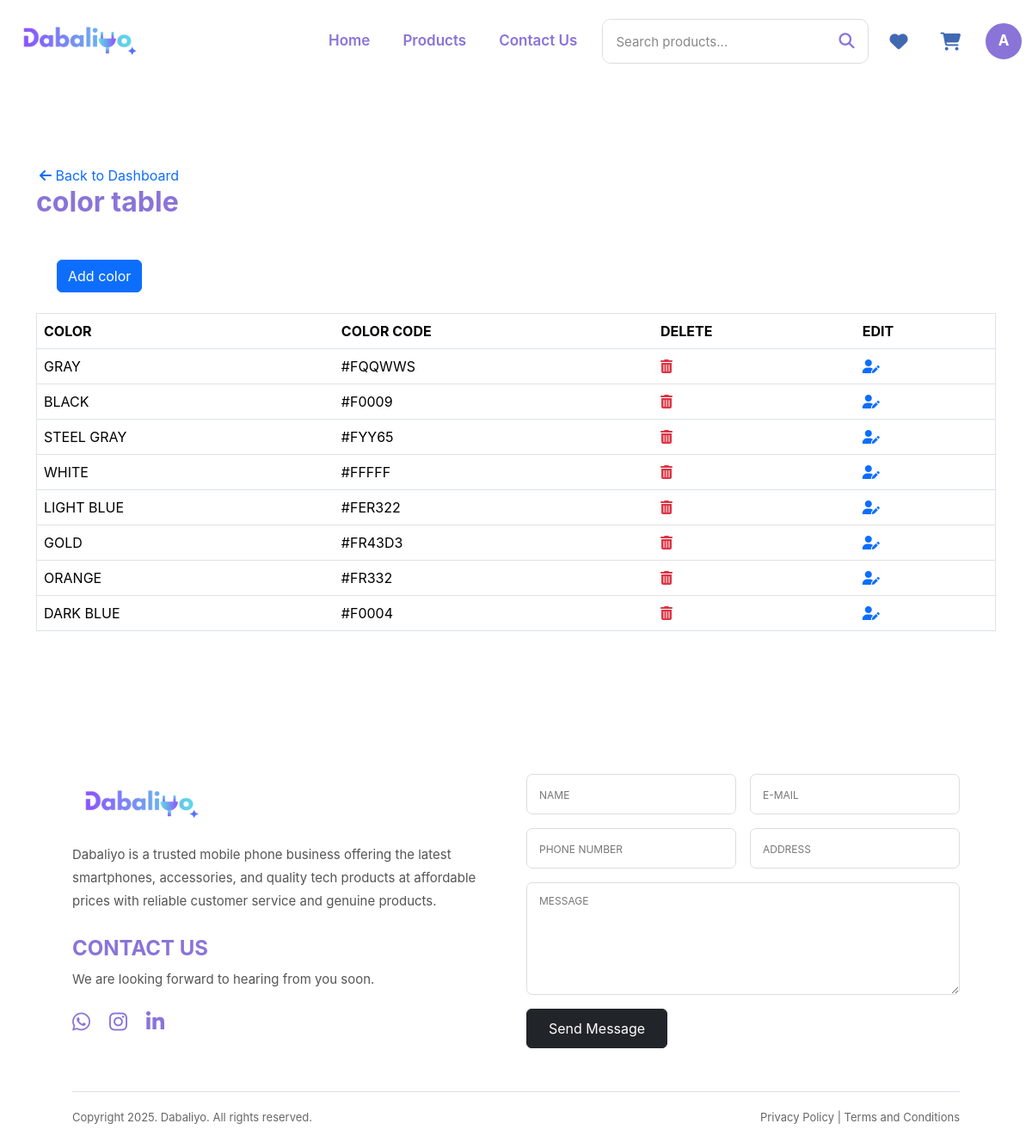
/products/color_page/ (signed in), run on the app's committed database.
### products/models.py (models this page shows, shortened)
class Color(models.Model):
    color=models.CharField(max_length=200)
    color_code=models.CharField(max_length=50)

### products/views.py (the view)
# urls.py: path("color_page/",views.color_page,name='color_page'),
@staff_required
def color_page(request):
    colors = Color.objects.all()
    return render(request, "main/color_page.html", {
        "colors": colors
    })

### products/views.py (called while the page is built)
def staff_required(view_func):
    return user_passes_test(
        lambda user: user.is_authenticated and user.is_staff,
        login_url="admin_panel"
    )(view_func)

### templates/main/color_page.html (shortened to what this page needs)
{% extends "user/index.html" %}
{% load static %}
{% block style %}
<link rel="stylesheet" href="{% static 'css/index.css' %}">
<link rel="stylesheet" href="{% static 'css/color_page.css' %}">
{% endblock %}
{% block content %}
<div class="container py-5 my-5">
    <a href="{% url 'dashboard' %}" class="text-decoration-none m-1">
        <i class="fa-solid fa-arrow-left"></i>
        Back to Dashboard
    </a>
    <h2 class="fw-bold dashboard-title mb-4">color table </h2>
    <a href="{% url 'color_add' %}" class="btn btn-primary m-4">
        Add color
    </a>
    <div class="table-responsive dashboard-card">
        <table class="table border align-middle mb-0">
            <thead>
                <tr>
                    <th>COLOR</th>
                    <th>COLOR CODE</th>
                    <th>DELETE</th>
                    <th>EDIT</th>
                </tr>
            </thead>
            <tbody>
                    {% for color in colors %}
                <tr>
                    <td>{{ color.color }}</td>
                    <td>{{ color.color_code }}</td>
                    <td>
                        <a href="{% url 'color_delete' color.id %}">
                            <i class="fa-solid fa-trash-can text-danger"></i>
                        </a>
                    </td>
                    <td>
                        <a href="{% url 'color_edit' color.id %}">
                            <i class="fa-solid fa-user-pen text-primary"></i>
                        </a>
                    </td>
                </tr>
                    {% endfor %}
            </tbody>
        </table>
    </div>
</div>
{% endblock %}

### templates/user/index.html (shortened to what this page needs)
{% load static %}
<!DOCTYPE html>
<html lang="en">
<head>
    <link href="https://cdn.jsdelivr.net/npm/bootstrap@5.3.8/dist/css/bootstrap.min.css" rel="stylesheet">
    <link rel="stylesheet" href="https://cdnjs.cloudflare.com/ajax/libs/font-awesome/6.7.2/css/all.min.css">
    <link rel="stylesheet" href="{% static 'css/index.css' %}">
    {% block style %}
    {% endblock %}
</head>
<body>
    <div class="custom-nav">
        <nav class="navbar navbar-expand-lg bg-white">
            <div class="container">
                <a href="{% url 'home' %}" class="navbar-brand logo">
                    <img src="{% static 'images/logo.png' %}" alt="Dabaliyo">
                </a>
                <div class="collapse navbar-collapse" id="navbarNav">
                    <ul class="navbar-nav ms-auto align-items-lg-center">
                        <li class="nav-item">
                            <a class="nav-link" href="{% url 'home' %}">
                                Home
                            </a>
                        </li>
                        <li class="nav-item">
                            <a class="nav-link" href="{% url 'productpage' %}">
                                Products
                            </a>
                        </li>
                        <li class="nav-item">
                            <a class="nav-link" href="{% url 'contact' %}">
                                Contact Us
                            </a>
                        </li>
                        <li class="nav-item search-item">
                            <div class="search-wrapper">
                                <form method="GET" action="{% url 'productpage' %}" class="navbar-search">
                                    <input type="text" name="search" placeholder="Search products..."
                                        value="{{ request.GET.search|default:'' }}">
                                    <button type="submit">
                                        <i class="fa-solid fa-magnifying-glass"></i>
                                    </button>
                                </form>
                            </div>
                        </li>
                        <li class="nav-item icon-item">
                            <a class="nav-link icon-link" href="{% url 'wishlist' %}" aria-label="Wishlist">
                                <i class="fa-solid fa-heart"></i>
                            </a>
                        </li>
                        <li class="nav-item icon-item">
                            <a class="nav-link icon-link" href="{% url 'cart' %}" aria-label="Cart">
                                <i class="fa-solid fa-cart-shopping"></i>
                            </a>
                        </li>
                        <li class="nav-item profile-dropdown">
                            {% if user.is_authenticated %}
                            <a href="{% url 'edit_profile' %}" class="profile-button" aria-label="Profile">
                                {% if user.profile.profile_image %}
                                <img src="{{ user.profile.profile_image.url }}" alt="Profile"
                                    class="navbar-profile-image">
                                {% else %}
                                <span class="navbar-profile-letter">
                                    {{ user.username|first|upper }}
                                </span>
                                {% endif %}
                            </a>
                            {% endif %}
                        </li>
                    </ul>
                </div>
            </div>
        </nav>
    </div>
    {% block content %}
    {% endblock %}
    <footer class="footer">
        <div class="container-fluid footer-container">
            <div class="row gy-5">
                <div class="col-12 col-lg-6">
                    <div class="footer-logo">
                        <img src="{% static 'images/logo.png' %}" alt="Dabaliyo">
                    </div>
                    <p class="footer-description">
                        Dabaliyo is a trusted mobile phone business offering
                        the latest smartphones, accessories, and quality tech
                        products at affordable prices with reliable customer
                        service and genuine products.
                    </p>
                    <h3 class="footer-title">
                        CONTACT US
                    </h3>
                    <p class="footer-subtitle">
                        We are looking forward to hearing from you soon.
                    </p>
                    <div class="social-icons">
                        <a href="#" aria-label="WhatsApp">
                            <i class="fa-brands fa-whatsapp"></i>
                        </a>
                        <a href="#" aria-label="Instagram">
                            <i class="fa-brands fa-instagram"></i>
                        </a>
                        <a href="#" aria-label="LinkedIn">
                            <i class="fa-brands fa-linkedin-in"></i>
                        </a>
                    </div>
                </div>
                <div class="col-12 col-lg-6">
                    <form class="contact-form">
                        <div class="row g-3">
                            <div class="col-12 col-sm-6">
                                <input type="text" placeholder="NAME" class="form-control">
                            </div>
                            <div class="col-12 col-sm-6">
                                <input type="email" placeholder="E-MAIL" class="form-control">
                            </div>
                            <div class="col-12 col-sm-6">
                                <input type="tel" placeholder="PHONE NUMBER" class="form-control">
                            </div>
                            <div class="col-12 col-sm-6">
                                <input type="text" placeholder="ADDRESS" class="form-control">
                            </div>
                            <div class="col-12">
                                <textarea placeholder="MESSAGE" rows="5" class="form-control"></textarea>
                            </div>
                            <div class="col-12">
                                <button type="submit" class="btn btn-dark send-btn">
                                    Send Message
                                </button>
                            </div>
                        </div>
                    </form>
                </div>
            </div>
            <hr class="footer-line">
            <div class="copyright">
                <p>
                    Copyright 2025. Dabaliyo. All rights reserved.
                </p>
                <p>
                    Privacy Policy |
                    Terms and Conditions
                </p>
            </div>
        </div>
    </footer>
</body>
</html>

### static/css/index.css (style rules this page uses)
* { margin: 0; padding: 0; box-sizing: border-box; }
html { scroll-behavior: smooth; }
body { background: #f4f4f4; font-family: 'Inter', sans-serif; overflow-x: hidden; }
.custom-nav { width: 100%; position: relative; z-index: 1000; }
.custom-nav .navbar { width: 100%; min-height: 90px; padding: 8px 0; background: #ffffff; }
.custom-nav .container { max-width: 1400px; }
.logo { display: flex; align-items: center; text-decoration: none; }
.logo img { width: 160px; height: 70px; object-fit: contain; }
.custom-nav .navbar-nav { gap: 10px; }
.custom-nav .nav-link { color: #8a74d8 !important; font-size: 17px; font-weight: 600; padding: 12px 14px !important; white-space: nowrap; transition: 0.3s ease; }
.search-item { display: flex; align-items: center; margin-left: 5px; }
.search-wrapper { position: relative; }
.navbar-search { width: 310px; height: 52px; display: flex; align-items: center; border: 1px solid #dddddd; border-radius: 10px; background: #ffffff; overflow: hidden; }
.navbar-search input { flex: 1; width: 100%; height: 100%; border: none; outline: none; padding: 0 15px; font-size: 15px; color: #333; }
.navbar-search input::placeholder { color: #888; }
.navbar-search button { width: 50px; height: 100%; border: none; background: transparent; color: #8a74d8; font-size: 18px; cursor: pointer; display: flex; align-items: center; justify-content: center; transition: 0.3s ease; }
.icon-item { display: flex; align-items: center; }
.icon-link { display: flex !important; align-items: center; justify-content: center; }
.icon-link i { color: rgb(64, 105, 177); font-size: 21px; transition: 0.3s ease; }
.profile-dropdown { position: relative; display: flex; align-items: center; margin-left: 5px; }
.profile-button { width: 42px; height: 42px; padding: 0; border: none; background: transparent; cursor: pointer; display: flex; align-items: center; justify-content: center; text-decoration: none; flex-shrink: 0; }
.navbar-profile-letter { width: 42px; height: 42px; display: flex; align-items: center; justify-content: center; border-radius: 50%; background: #8a74d8; color: #ffffff; font-size: 17px; font-weight: 700; text-transform: uppercase; border: 2px solid #8a74d8; transition: 0.3s ease; }
.footer { width: 100%; background: #ffffff; color: #8a74d8; }
.footer-container { padding: 70px 7% 25px; }
.footer-logo img { width: 160px; height: 70px; object-fit: contain; }
.footer-description { max-width: 650px; margin-top: 10px; color: #555; font-size: 15px; line-height: 1.8; }
.footer-title { margin-top: 28px; margin-bottom: 10px; color: #8a74d8; font-size: 24px; font-weight: 700; }
.footer-subtitle { color: #555; font-size: 15px; margin-bottom: 20px; }
.social-icons { display: flex; align-items: center; gap: 22px; }
.social-icons a { color: #8a74d8; text-decoration: none; font-size: 24px; transition: 0.3s ease; }
.contact-form .form-control { min-height: 45px; border: 1px solid #dddddd; border-radius: 7px; padding: 12px 14px; font-size: 14px; }
.contact-form textarea.form-control { resize: vertical; min-height: 130px; }
.contact-form .form-control::placeholder { color: #777; font-size: 12px; }
.send-btn { padding: 10px 25px; border-radius: 6px; }
.footer-line { border: none; border-top: 1px solid #8a74d8; width: 100%; margin-top: 50px; margin-bottom: 20px; }
.copyright { display: flex; align-items: center; justify-content: space-between; gap: 20px; }
.copyright p { margin: 0; color: #666; font-size: 13px; }

### static/css/color_page.css (style rules this page uses)
body { background: #ffff; color: #8a74d8; }

### data on the page
Color: color "GRAY", color_code "#FQQWWS"
Color: color "BLACK", color_code "#F0009"
Color: color "STEEL GRAY", color_code "#FYY65"
Color: color "WHITE", color_code "#FFFFF"
Color: color "LIGHT BLUE", color_code "#FER322"
Color: color "GOLD", color_code "#FR43D3"
Color: color "ORANGE", color_code "#FR332"
Color: color "DARK BLUE", color_code "#F0004"

### other printed values
{{ user.username|first|upper }} "A"
